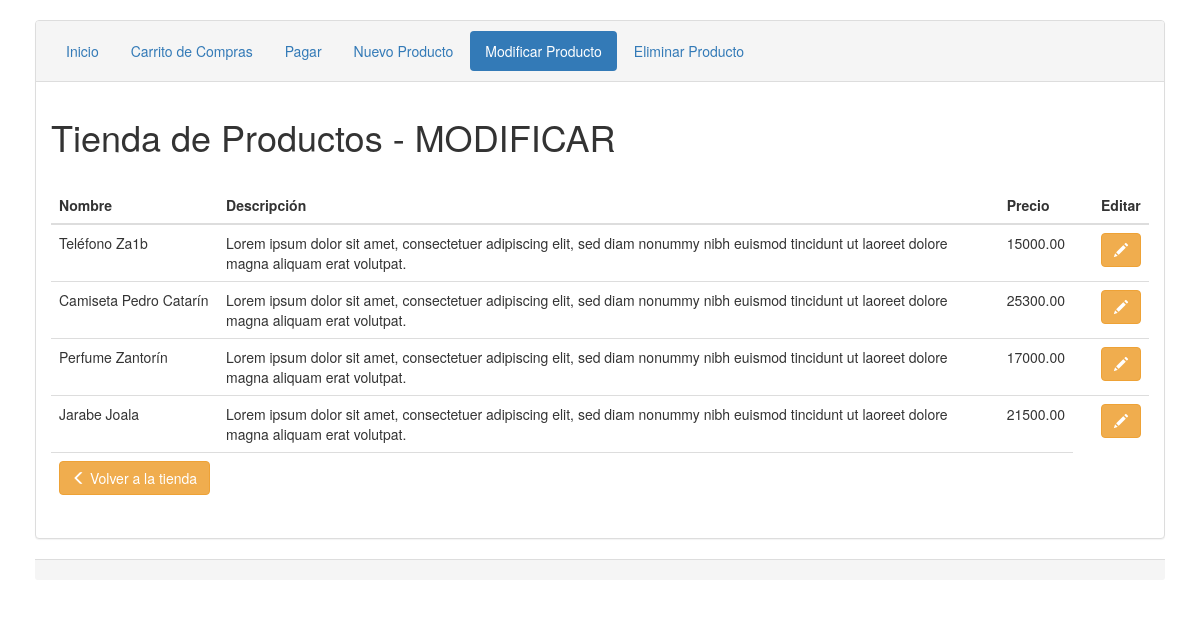
/ModificarProducto.php, run on the app's committed database.
### tables this page shows
CREATE TABLE `mis_productos` (
  `id` int(11) NOT NULL,
  `name` varchar(200) NOT NULL,
  `description` text NOT NULL,
  `price` float(10,2) NOT NULL,
  `created` datetime NOT NULL,
  `modified` datetime NOT NULL,
  `status` enum('1','0') NOT NULL DEFAULT '1'
);

### ModificarProducto.php (the view, shortened to what this page needs)
<!DOCTYPE html>
<html lang="es">
<head>
    <link rel="stylesheet" href="http://maxcdn.bootstrapcdn.com/bootstrap/3.3.7/css/bootstrap.min.css">
</head>
</head>
<body>
    <div class="container">
        <div class="panel panel-default">
            <div class="panel-heading">
                <ul class="nav nav-pills">
                    <li role="presentation"><a href="index.php">Inicio</a></li>
                    <li role="presentation"><a href="VerCarta.php">Carrito de Compras</a></li>
                    <li role="presentation"><a href="Pagos.php">Pagar</a></li>
                    <li role="presentation"><a href="AgregarProducto.php">Nuevo Producto</a></li>
                    <li role="presentation" class="active"><a href="ModificarProducto.php">Modificar Producto</a></li>
                    <li role="presentation"><a href="EliminarProducto.php">Eliminar Producto</a></li>
                </ul>
            </div>
            <div class="panel-body">
                <h1>Tienda de Productos - MODIFICAR</h1>
                <table class="table">
                    <thead>
                        <tr>
                            <th>Nombre</th>
                            <th>Descripción</th>
                            <th>Precio</th>
                            <th>&nbsp;</th>
                            <th>Editar</th>
                        </tr>
                    </thead>
                    <tbody>
                        <?php
                        include 'Configuracion.php';
                        $selectquery = "SELECT id, name, description, price FROM mis_productos;";
                        $result = mysqli_query($db , $selectquery) or die(mysqli_error($db));
                        if (mysqli_num_rows($result) > 0) {
                            while($row = mysqli_fetch_assoc($result)) {
                                echo "
                                <tr>
                                    <td>".$row["name"]."</td>
                                    <td>".$row["description"]."</td>
                                    <td>".$row["price"]."</td>
                                    <td>&nbsp;</td>
                                    <td>
                                        <a href='ModificarUnProducto.php?id=". $row["id"]."' class='btn btn-warning' onclick=\"return confirm('¿Deseas Editar el Producto?');\"><i class='glyphicon glyphicon-pencil'></i></a>
                                    </td>
                                </tr>
                                ";
                            }
                        } else {
                            echo "<script>alert('0 Resultados');</script>";
                        }
                        ?>
                    </tbody>
                    <tfoot>
                        <tr>
                            <td><a href="index.php" class="btn btn-warning"><i class="glyphicon glyphicon-menu-left"></i> Volver a la tienda</a></td>
                            <td colspan="2"></td>
                        </tr>
                    </tfoot>
                </table>
            </div>
        </div>
        <div class="panel-footer"></div>
    </div>
</body>
</html>

### ModificarProducto.php (style rules this page uses)
.container { padding: 20px; }

### data on the page
mis_productos: name "Teléfono Za1b", description "Lorem ipsum dolor sit amet, consectetuer adipiscing elit, sed diam nonummy nibh euismod tincidunt ut laoreet dolore magna aliquam erat volutpat.", price "15000.00"
mis_productos: name "Camiseta Pedro Catarín", description "Lorem ipsum dolor sit amet, consectetuer adipiscing elit, sed diam nonummy nibh euismod tincidunt ut laoreet dolore magna aliquam erat volutpat.", price "25300.00"
mis_productos: name "Perfume Zantorín", description "Lorem ipsum dolor sit amet, consectetuer adipiscing elit, sed diam nonummy nibh euismod tincidunt ut laoreet dolore magna aliquam erat volutpat.", price "17000.00"
mis_productos: name "Jarabe Joala", description "Lorem ipsum dolor sit amet, consectetuer adipiscing elit, sed diam nonummy nibh euismod tincidunt ut laoreet dolore magna aliquam erat volutpat.", price "21500.00"
